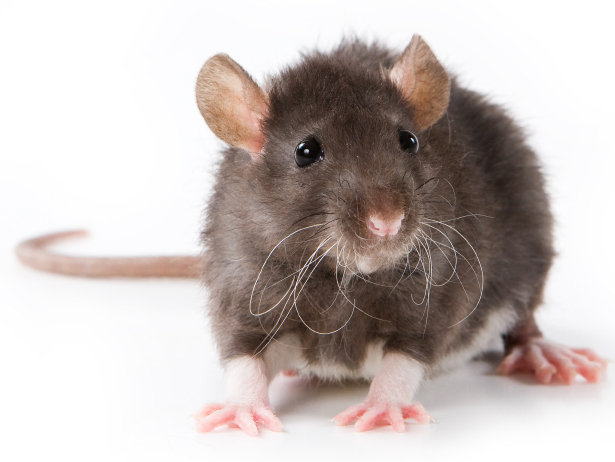
#> input picture ml/path_tracking/rat.jpg, 615 x 462 px
$ python track_path.py
#> lines starting #> are read from the running program, lines starting #| are printed output that depends on the picture
import cv2
import numpy as np
import matplotlib.pyplot as plt
from mpl_toolkits.mplot3d import Axes3D

def calculate_distance(x, y, z):
    return np.sqrt(x**2 + y**2 + z**2)

# Read the image using OpenCV
# image_path = 'garden.jpg'  # Change this to the path of your image
# image_path = 'apple.jpg'
# image_path = 'rat_in_garden.jpg'
image_path = 'rat.jpg'

image = cv2.imread(image_path, cv2.IMREAD_GRAYSCALE)
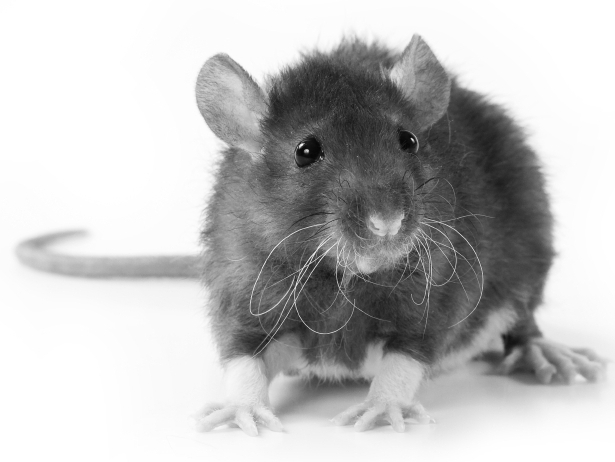
#> image: shape (462, 615); min 6, max 255, mean 191.1

# Get the dimensions of the image
height, width = image.shape
#> height = 462; width = 615

# Create coordinate arrays for the height and width
X, Y = np.meshgrid(range(width), range(height))

# Create a 3D figure
fig = plt.figure()
ax = fig.add_subplot(111, projection='3d')

# Plot the surface
ax.plot_surface(X, Y, image, cmap='gray')
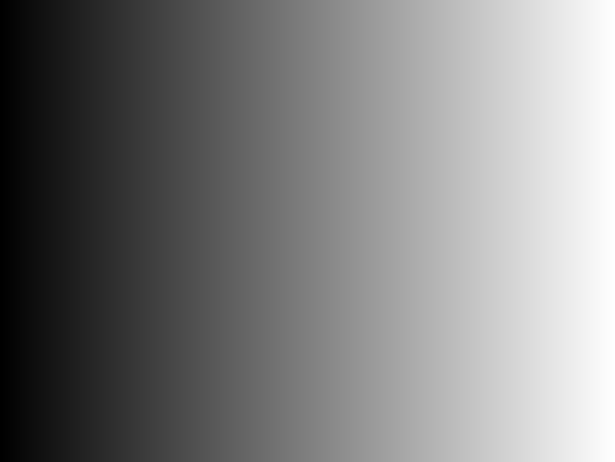
#> X: shape (462, 615) int64; min 0, max 614, mean 307; drawn with min black and max white

# Add labels
ax.set_xlabel('X axis')
ax.set_ylabel('Y axis')
ax.set_zlabel('Intensity')

# Show the plot
plt.show()
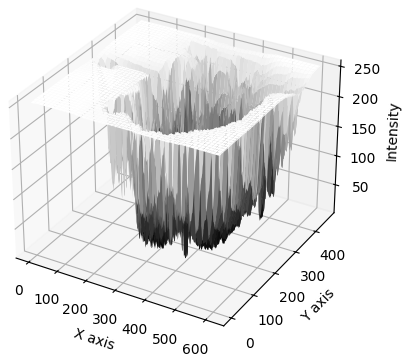
#> figure drawn by matplotlib, 1 panel

$ run again, with client/src/assets/images/garden.jpg copied over ml/path_tracking/rat.jpg
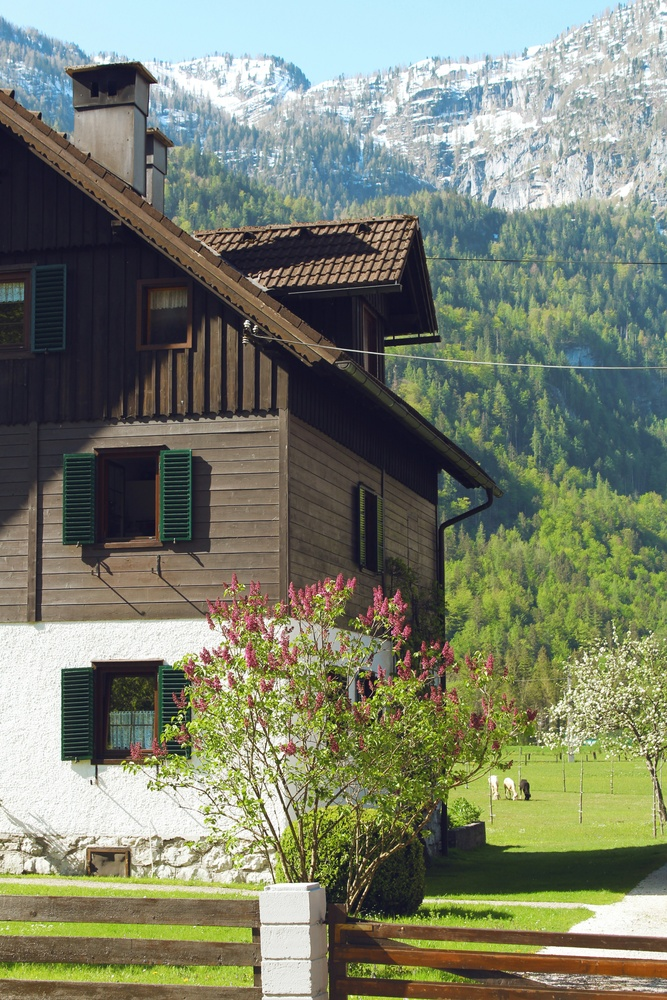
#> input picture client/src/assets/images/garden.jpg, 667 x 1000 px, shrunk from 3330 x 4994 before the run
#> `image = cv2.imread(image_path, cv2.IMREAD_GRAYSCALE)`:
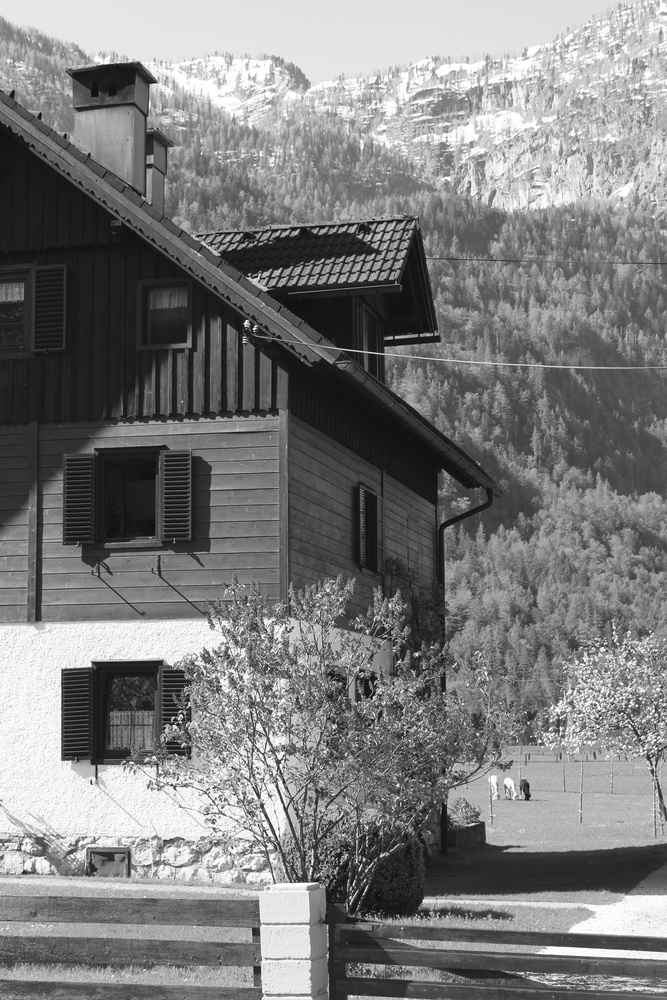
#> image: shape (1000, 667); min 4, max 255, mean 124.4
#> `plt.show()`:
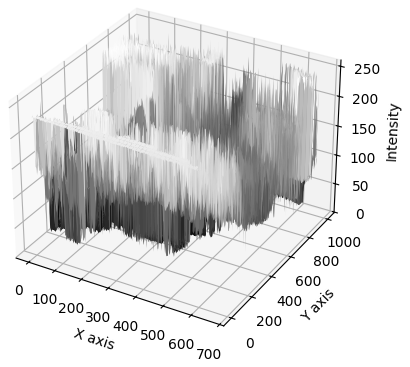
#> figure drawn by matplotlib, 1 panel

$ run again, with ml/path_tracking/apple.jpg copied over ml/path_tracking/rat.jpg
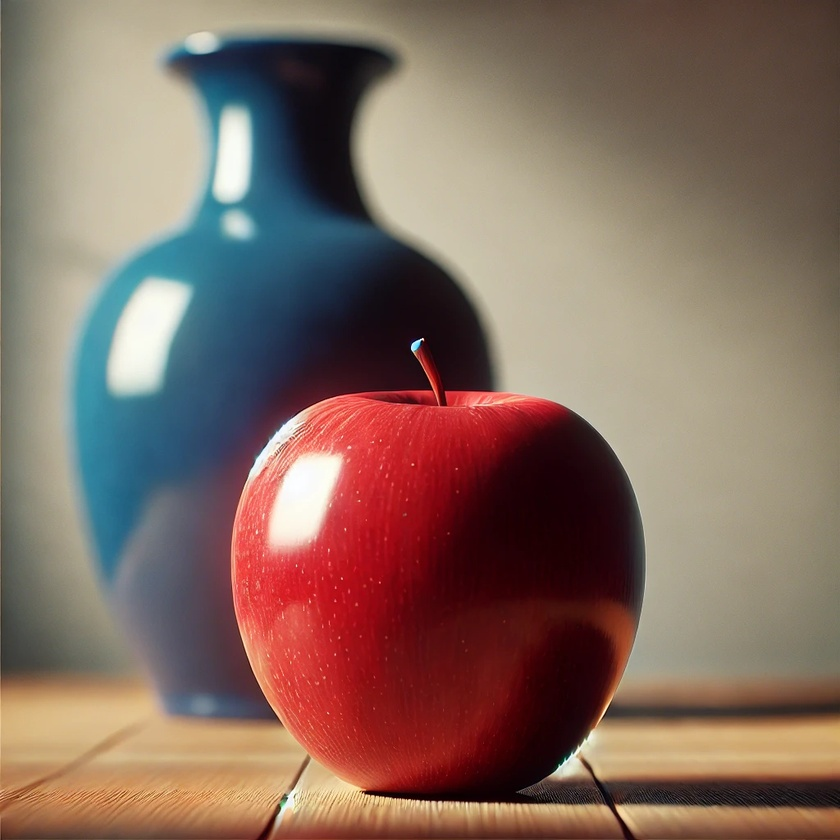
#> input picture ml/path_tracking/apple.jpg, 840 x 840 px, shrunk from 1024 x 1024 before the run
#> `image = cv2.imread(image_path, cv2.IMREAD_GRAYSCALE)`:
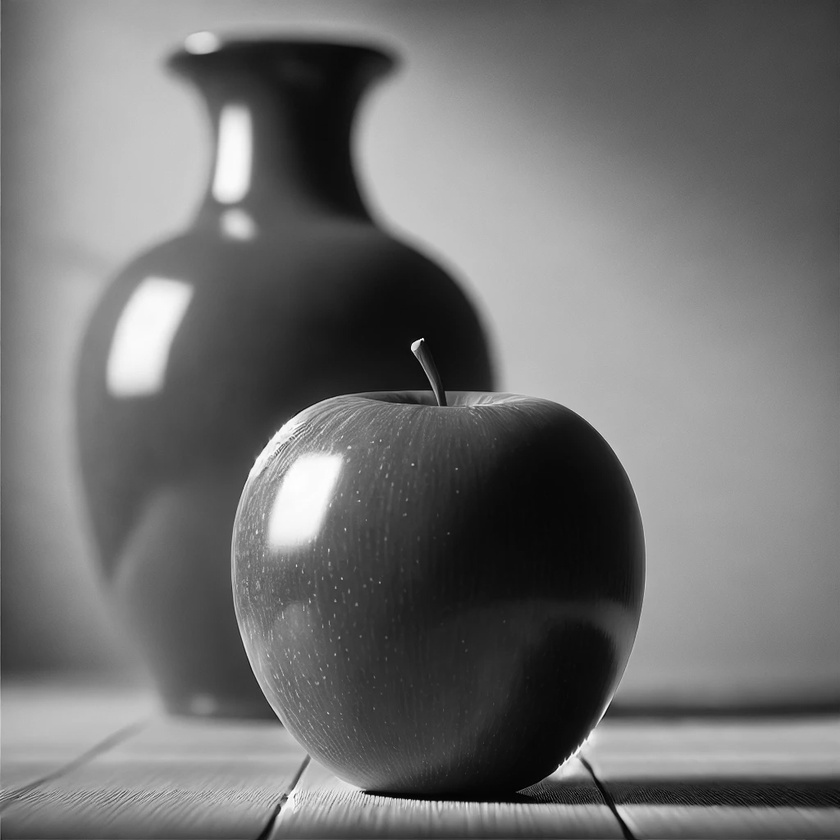
#> image: shape (840, 840); min 0, max 255, mean 113.2
#> `plt.show()`:
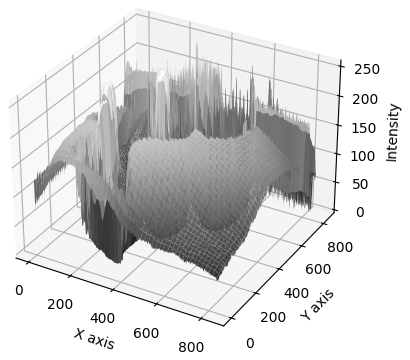
#> figure drawn by matplotlib, 1 panel

$ run again, with ml/path_tracking/rat_in_garden.jpg copied over ml/path_tracking/rat.jpg
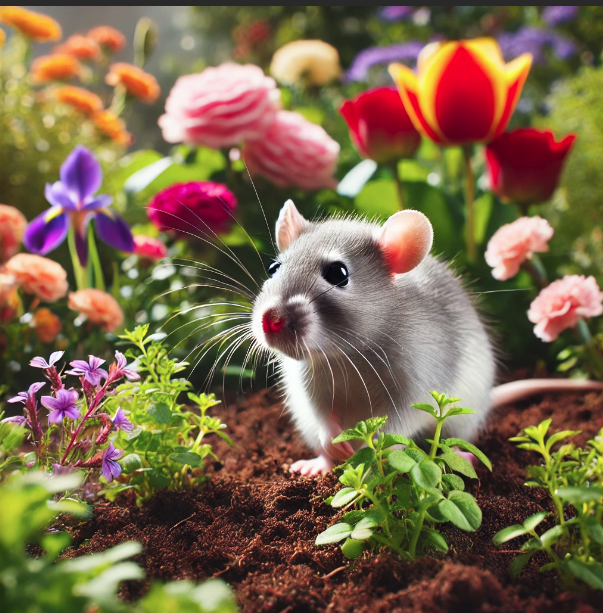
#> input picture ml/path_tracking/rat_in_garden.jpg, 603 x 613 px
#> `image = cv2.imread(image_path, cv2.IMREAD_GRAYSCALE)`:
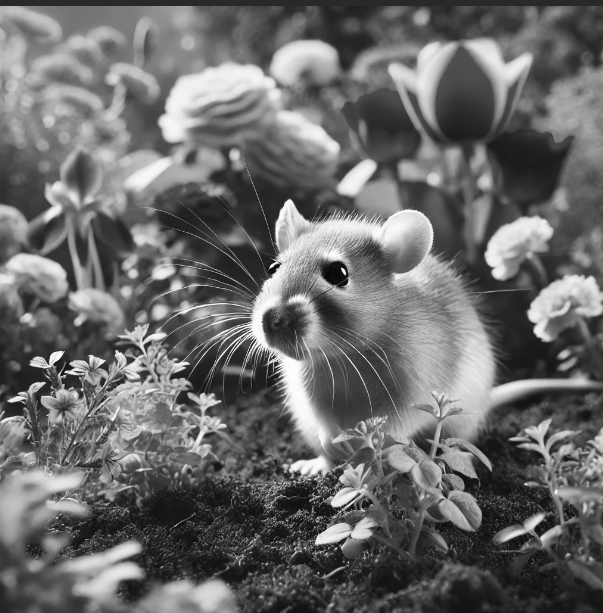
#> image: shape (613, 603); min 4, max 255, mean 106.5
#> `plt.show()`:
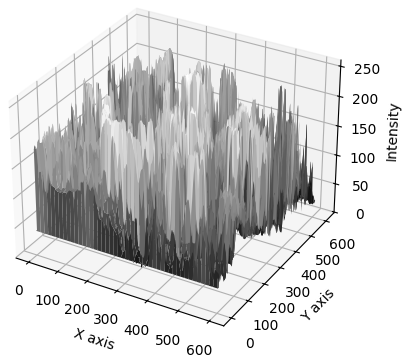
#> figure drawn by matplotlib, 1 panel
